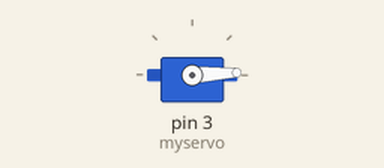
A sketch run on a simulated Arduino Uno, built with avr-gcc and run on an emulated ATmega328P. Parts: servo.

Above: at 0.05 s.
At 1.3 s:
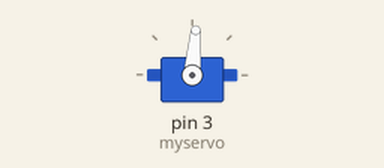
At 2.6 s:
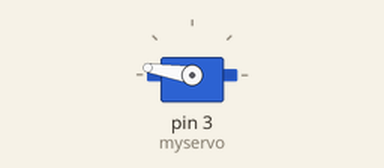
At 5.2 s:
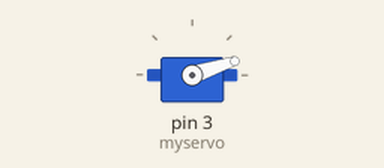
Timing chart, 0 to 8.4 s (numbered marks = the images above):
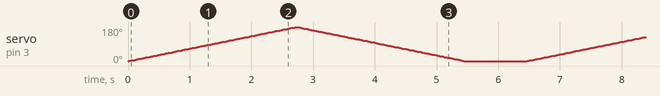

The sketch:

engrl_3_1.ino
```cpp
/* ServoTest with Arduino
   Author: Dr. JAK
   Date: 10/25/15 */

#include <Servo.h> // include the Servo library

Servo myservo; //create the servo object
int pos=0; //variable to store the servo position

void setup()
{
  myservo.attach(3); // attaches the servo on pin 3 to a servo object
}

void loop()
{
  for (pos=0;pos<=180;pos+=1) { // goes from 0 degrees to 180 deg in steps of 1 deg
    myservo.write(pos);              // tell servo to go to position in variable 'pos'
    delay(15);                       // waits 15 ms for the servo to reach the position
  }
  for (pos=180;pos>=0;pos-=1) { // goes from 180 degrees to 0 degrees
    myservo.write(pos);              // tell servo to go to position in variable 'pos'
    delay(15);                       // waits 15ms for the servo to reach the position
  }
  delay(1000);
}
```
